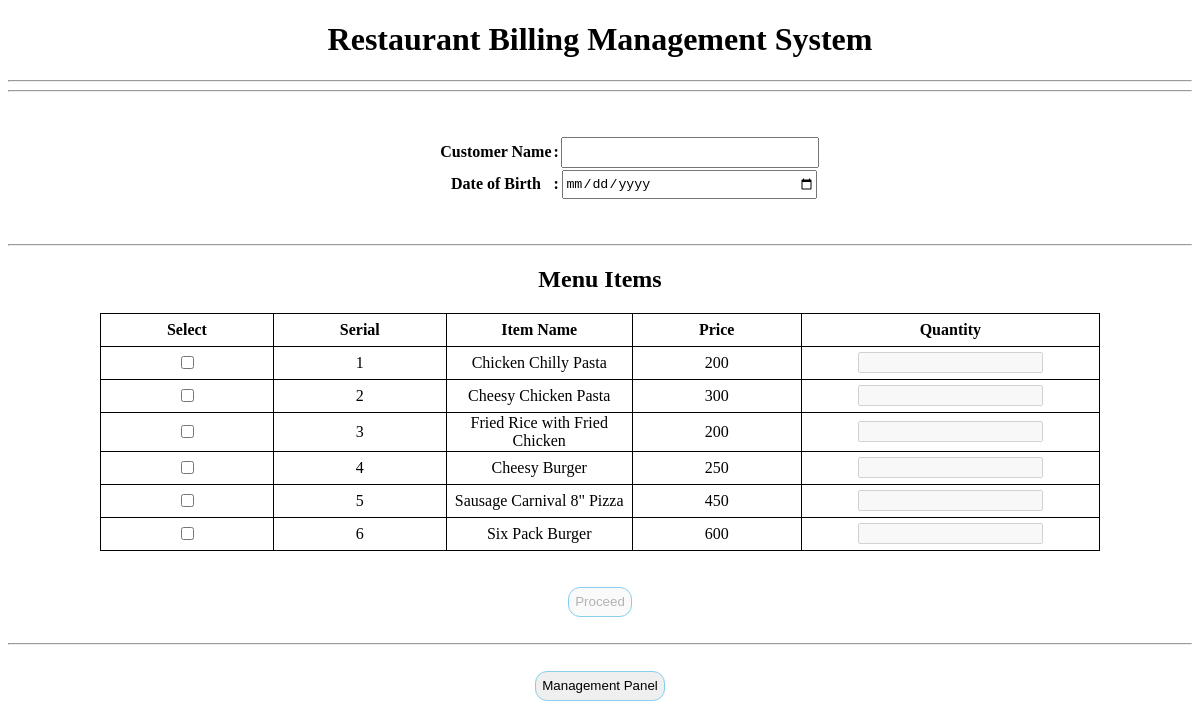
The page / on the database its author committed.
### tables this page shows
CREATE TABLE `menu_items` (
  `id` tinyint(4) NOT NULL,
  `item` varchar(255) NOT NULL,
  `price` int(11) NOT NULL
);

### menuitem.php (the view, shortened to what this page needs)
<?php
require_once("dbconnection.php");
$sql = "Select * from menu_items";
$result = $conn->query($sql);
$i=1;
if ($result->num_rows > 0) {
  echo  "<table class='item-table'>
        <tr>
            <th>Select</th>
            <th>Serial</th>
            <th>Item Name</th>
            <th>Price</th>
            <th>Quantity</th>
        </tr>";
    while($row = $result->fetch_assoc()) {
        echo "<tr><td><input type='checkbox' id='checkbox$i' onclick='QuantityBox($i)' name='orderitem[]' value=".$row['id']."></td><td>".$i."</td><td>" . $row["item"]. "</td><td>" . $row["price"]. "</td><td><input type='number' id='quantity$i' name='quantity[]' value='' disabled required></td></tr>" ;
        $i++;
    }
    echo "</table><br><br>";
} else {
    echo "0 results";
}
?>

### index.php (shortened to what this page needs)
<!DOCTYPE html>
<html lang="en">
<head>
    <link rel="stylesheet" href="index.css">
</head>
<body>
  <center>
      <h1>Restaurant Billing Management System</h1>
      <hr><hr>
  </center>
  <div class="content">
  <br><br>
  <form action="order.php" method="POST">
  <table class="hideborder">
      <tr>
          <th class="hideborder">
              Customer Name
          </th>
          <th class="hideborder">
              :
          </th>
          <td class="hideborder">
              <input type="text" name="customer_name" class="input" required>
          </td>
      </tr>
      <tr>
          <th class="hideborder">
              Date of Birth
            </th>
            <th class="hideborder">
                :
            </th>
            <td class="hideborder">
                <input type="date" name="bday" class="input" required>
            </td>
      </tr>
  </table>
    </div>
    <br><br>
<hr>
<center>
    <h2>Menu Items</h2>
<?php require_once("menuitem.php"); ?>
<button id='btn' disabled>Proceed</button><br><br><hr><br>
<a href="crud.php"><button>Management Panel</button></a>
</center>
</body>
</html>

### index.css (style rules this page uses)
.input { height: 25px; width: 250px; }
.content { padding-left: 5%; }
table, th, td { border: 1px solid black; color: black; border-collapse:collapse; text-align: center; margin: auto; height: 30px; width: 1000px; }
.hideborder { border:none; height: auto; width:max-content; }
button { height: 30px; width: max-content; border-radius: 12px; border: 1px solid skyblue; cursor: pointer; }

### rows shown on the page
menu_items: item "Chicken Chilly Pasta", price "200"
menu_items: item "Cheesy Chicken Pasta", price "300"
menu_items: item "Fried Rice with Fried Chicken", price "200"
menu_items: item "Cheesy Burger", price "250"
menu_items: item "Sausage Carnival 8\" Pizza", price "450"
menu_items: item "Six Pack Burger", price "600"
